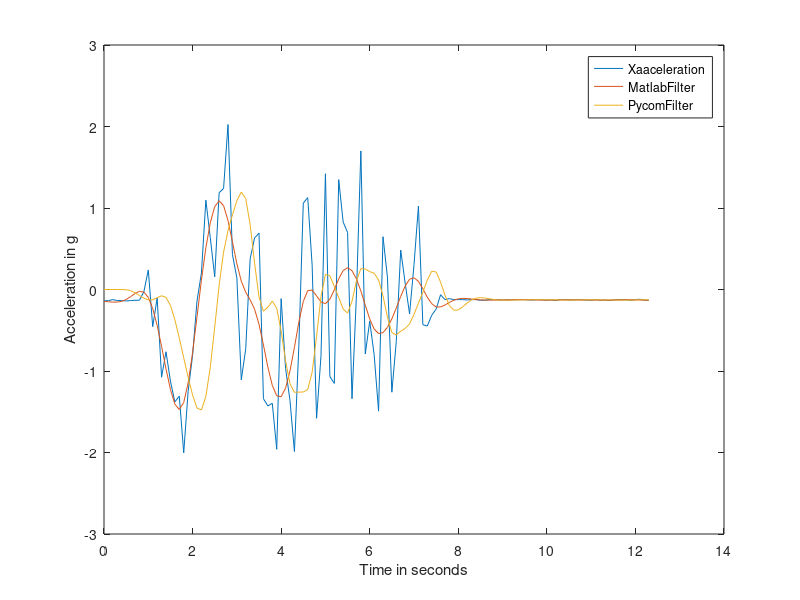

Write the MATLAB code that produced this figure.

AA=[-0.14,0
-0.136,0
-0.124,0
-0.136,0
-0.136,0
-0.14,-0.0024616
-0.136,-0.01425122
-0.132,-0.03961872
-0.132,-0.07339335
-0.028,-0.1057462
0.24,-0.1276178
-0.456,-0.1266641
-0.104,-0.1005089
-1.076,-0.07667326
-0.764,-0.09681782
-1.124,-0.1938101
-1.38,-0.3700416
-1.308,-0.5959124
-2.004,-0.8384524
-1.248,-1.076255
-0.808,-1.295536
-0.14,-1.455097
0.204,-1.478236
1.096,-1.311122
0.636,-0.9549438
0.156,-0.461305
1.188,0.05364668
1.24,0.4588719
2.024,0.7228018
0.428,0.9155492
0.144,1.090461
-1.108,1.195414
-0.728,1.116275
0.376,0.7960718
0.632,0.322806
0.692,-0.09082773
-1.34,-0.2662337
-1.428,-0.216914
-1.396,-0.141694
-1.96,-0.2298782
-0.112,-0.5103729
-0.968,-0.8758431
-1.364,-1.156991
-1.988,-1.261013
-0.688,-1.258987
1.06,-1.257912
1.128,-1.226166
0.296,-1.015559
-1.58,-0.5750642
-0.812,-0.08389375
1.42,0.1861618
-1.068,0.1681312
-1.152,0.03745501
1.348,-0.09762484
0.828,-0.2398131
0.7,-0.2898757
-1.34,-0.1436801
-0.06800001,0.1064402
1.7,0.2556834
-0.792,0.2511229
-0.388,0.2191578
-0.8,0.2008209
-1.492,0.1162562
0.648,-0.07784104
0.152,-0.338421
-1.26,-0.52877
-0.636,-0.5583357
0.484,-0.511251
0.08,-0.4778386
-0.3,-0.4211219
0.304,-0.3044346
1.024,-0.1682299
-0.432,-0.03288338
-0.448,0.1153223
-0.316,0.2246195
-0.24,0.2148015
-0.06400001,0.09077096
-0.124,-0.07132311
-0.112,-0.1976365
-0.124,-0.2548084
-0.124,-0.250731
-0.124,-0.2121401
-0.128,-0.1653771
-0.124,-0.127879
-0.124,-0.1066111
-0.132,-0.1005312
-0.132,-0.1045602
-0.124,-0.1132906
-0.124,-0.1224888
-0.124,-0.1291815
-0.132,-0.1320735
-0.128,-0.1318048
-0.128,-0.130134
-0.124,-0.1285328
-0.124,-0.1274716
-0.124,-0.1267436
-0.128,-0.1260552
-0.128,-0.1254096
-0.124,-0.1251024
-0.128,-0.1252788
-0.132,-0.1257006
-0.128,-0.1262214
-0.136,-0.1269777
-0.124,-0.1280271
-0.124,-0.1291968
-0.128,-0.1299349
-0.128,-0.1297076
-0.124,-0.1287598
-0.128,-0.1277107
-0.128,-0.1268497
-0.132,-0.1263118
-0.124,-0.126309
-0.132,-0.1268458
-0.128,-0.1275717
-0.136,-0.1282137
-0.128,-0.1288514
-0.124,-0.1296333
-0.128,-0.130289
-0.124,-0.1302609
-0.132,-0.1294362
-0.124,-0.1282727
-0.12,-0.1273373
-0.132,-0.1266934
-0.132,-0.1260533];
time=0:0.1:length(AA)*.1-.1;
[b,a]=butter(3,0.2,'low');
Xmatlab=filtfilt(b,a,AA(:,1));
PycomeFilt=AA(:,2);
plot(time,AA(:,1)); hold on;plot(time,Xmatlab);hold on;plot(time,AA(:,2))
legend('Xaaceleration','MatlabFilter','PycomFilter')
xlabel('Time in seconds')
ylabel('Acceleration in g')